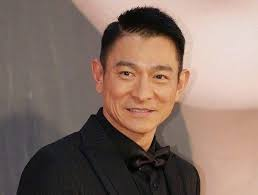
#> input picture day08-20211004-chap05-CNN/andy.jpg, 258 x 195 px
$ jupyter execute 'day08-Convolution-講解.ipynb'   (shell and % lines are left out)
#> lines starting #> are read from the running program, lines starting #| are printed output that depends on the picture
[cell 1]
# 講解
# https://en.wikipedia.org/wiki/Kernel_(image_processing)
# import data
import matplotlib.pyplot as plt
import numpy as np

[cell 2]
from skimage import color
img = color.rgb2gray(plt.imread('andy.jpg'))
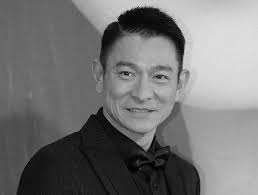
#> img: shape (195, 258) float64; min 0.000833, max 0.89, mean 0.459
plt.imshow(img, cmap='gray')
plt.show()

[cell 3]
kernel = np.array([[  1,   1],
                   [ -1 , -1]] )

height, width = img.shape[0]-1, img.shape[1]-1
#> height = 194; width = 257
conv = np.zeros((height, width))
for ii in range(height):
    for jj in range(width):
        val = np.sum(kernel * img[ii:ii+2, jj:jj+2])
        conv[ii, jj] = val
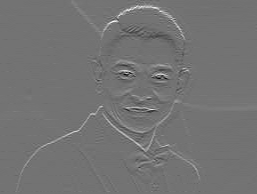
#> conv: shape (194, 257) float64; min -0.755, max 0.917, mean 0.0041; drawn with min black and max white
plt.imshow(conv, cmap='gray')
plt.show()

[cell 4]
kernel = np.array([[-1, 1],
                   [-1, 1]] )

height, width = img.shape[0]//2, img.shape[1]//2
#> height = 97; width = 129
conv = np.zeros((height, width))
for ii in range(height):
    for jj in range(width):
        val = np.sum(kernel * img[ii*2:ii*2+2, jj*2:jj*2+2])
        conv[ii, jj] = val
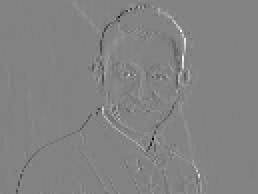
#> conv: shape (97, 129) float64 (shown 2 times larger); min -1.07, max 1.01, mean 0.00246; drawn with min black and max white
plt.imshow(conv, cmap='gray')
plt.show()

[cell 5]
kernel = np.array([[-1, -1, -1],
                   [-1,  8, -1],
                   [-1, -1, -1] ] )

height, width = img.shape[0]-3+1, img.shape[1]-3+1
#> height = 193; width = 256
conv = np.zeros((height, width))
for ii in range(height):
    for jj in range(width):
        val = np.sum(kernel * img[ii:ii+3, jj:jj+3])
        conv[ii, jj] = val
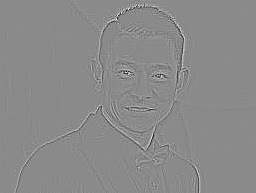
#> conv: shape (193, 256) float64; min -2.5, max 2.1, mean 1.59e-05; drawn with min black and max white
plt.imshow(conv, cmap='gray')
plt.show()

[cell 6]
kernel = np.array([[ 1,  1,  1],
                   [ 1,  1,  1],
                   [ 1,  1,  1] ] ) /9

height, width = img.shape[0]-3+1, img.shape[1]-3+1
conv = np.zeros((height, width))
for ii in range(height):
    for jj in range(width):
        val = np.sum(kernel * img[ii:ii+3, jj:jj+3])
        conv[ii, jj] = val
plt.imshow(conv, cmap='gray')
plt.title('Blur')
plt.show()
plt.imshow(img, cmap='gray')
plt.show()
